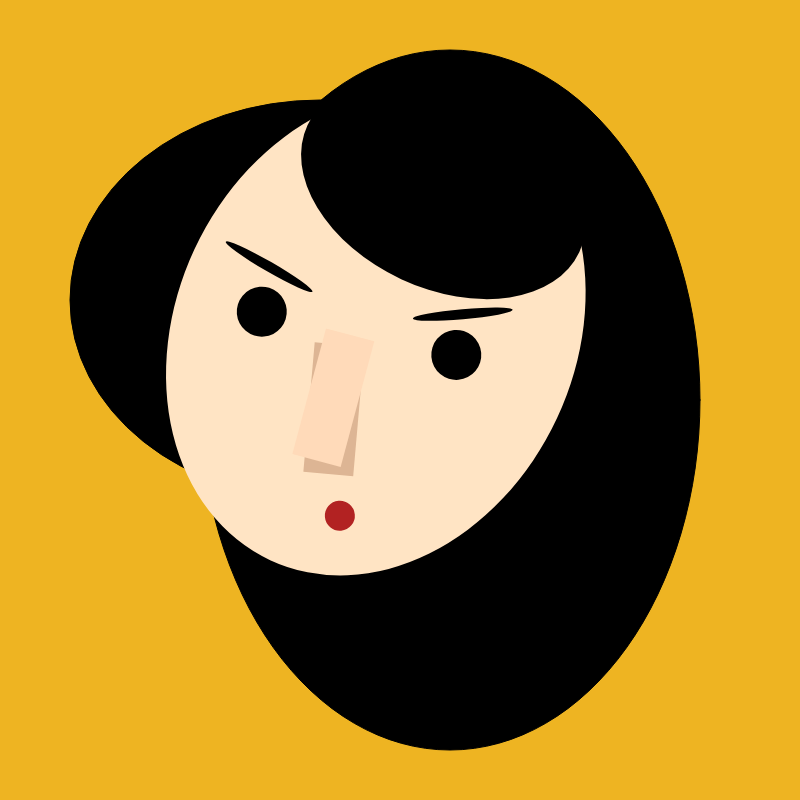
Frame 1 (no input)
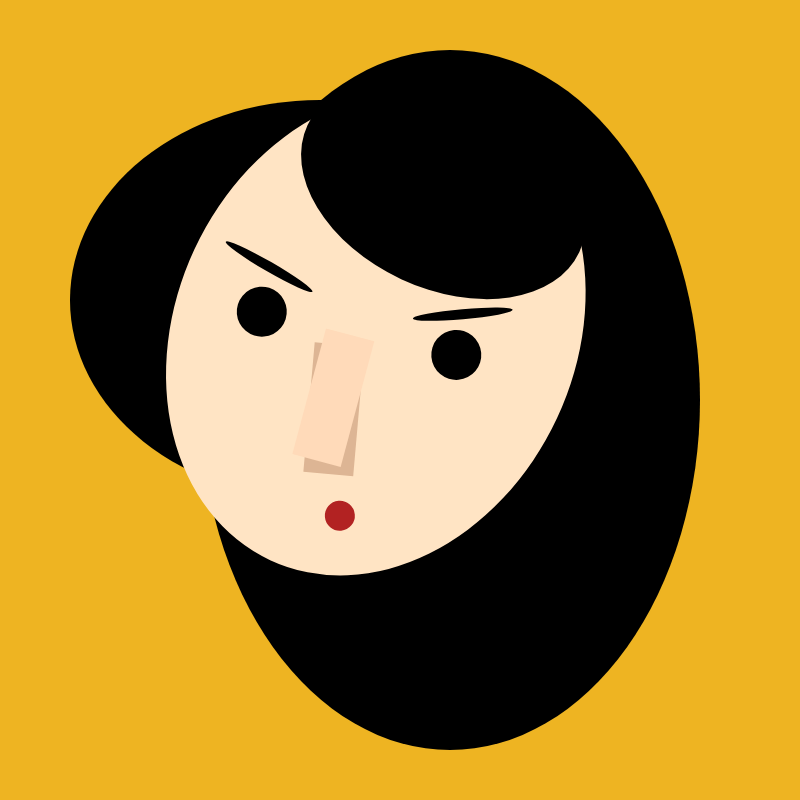
Frame 60 (no input)
Frame 120 (the mouse pressed at the canvas centre since frame 60): identical to frame 60, image omitted

The p5.js sketch that drew these frames (run headless with seeded random() and noise() and a simulated clock; from frame 60 on, the mouse is pressed at the canvas centre):

// p5.js sketch
// ── sketch.js
function setup(){
  createCanvas(800, 800);
}

function draw(){

  background(238,180,34);

  fill(0,0,0);
  ellipse(320,300,500,400);

  fill(0,0,0);
  ellipse(450,400,500,700);

  translate(width / 2, height / 2);
  rotate(PI / 180 * 25);
  noStroke();
  fill(255,228,196);
  ellipse(-50,-50,400,500);

  fill(0,0,0);
  ellipse(-50,-210,300,200);

  rotate(PI / 180 * 5);
  fill(0,0,0);
  ellipse(-180,-50,100,10);

  rotate(PI / 180 * -35);
  fill(0,0,0);
  ellipse(70,-80,100,10);

  rotate(PI / 180 * 0);
  fill(0,0,0);
  ellipse(-130,-100,50,50);

  rotate(PI / 180 * 0);
  fill(0,0,0);
  ellipse(60,-40,50,50);

  rotate(PI / 180 * 10);
  fill(221,181,148);
  rect(-90,-50,50,130);

  rotate(PI / 180 * 10);
  fill(255,218,185);
  rect(-90,-50,50,130);

  rotate(PI / 180 * -20);
  fill(178,34,34);
  circle(-70,110,30,30);

}
